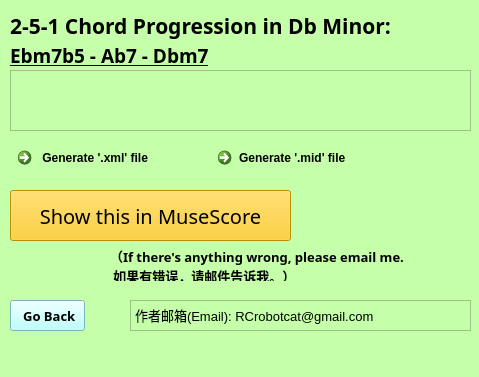
<?xml version="1.0" encoding="UTF-8"?>
<ui version="4.0">
 <class>DbMin</class>
 <widget class="QMainWindow" name="DbMin">
  <property name="geometry">
   <rect>
    <x>0</x>
    <y>0</y>
    <width>479</width>
    <height>377</height>
   </rect>
  </property>
  <property name="windowTitle">
   <string>MainWindow</string>
  </property>
  <property name="styleSheet">
   <string notr="true">background-color: rgb(197, 255, 170)</string>
  </property>
  <widget class="QWidget" name="centralwidget">
   <widget class="QLabel" name="major_keys">
    <property name="geometry">
     <rect>
      <x>10</x>
      <y>10</y>
      <width>381</width>
      <height>31</height>
     </rect>
    </property>
    <property name="font">
     <font>
      <family>Baskerville Old Face</family>
      <pointsize>16</pointsize>
      <italic>false</italic>
      <bold>true</bold>
      <underline>false</underline>
     </font>
    </property>
    <property name="text">
     <string>2-5-1 Chord Progression in Db Minor: </string>
    </property>
   </widget>
   <widget class="QCommandLinkButton" name="generate_mid">
    <property name="geometry">
     <rect>
      <x>210</x>
      <y>140</y>
      <width>181</width>
      <height>41</height>
     </rect>
    </property>
    <property name="styleSheet">
     <string notr="true">QCommandLinkButton
{
    /*背景颜色*/  
    background-color: rgb(211, 207, 255);   
    color:black;
      
}
QCommandLinkButton:pressed
{
    
    /*按下时字向右移动4像素*/  
    padding-left:4px;
    /*按下时字向下移动4像素*/  
    padding-top:4px;
}</string>
    </property>
    <property name="text">
     <string>Generate '.mid' file</string>
    </property>
   </widget>
   <widget class="QLabel" name="major_keys_2">
    <property name="geometry">
     <rect>
      <x>10</x>
      <y>40</y>
      <width>381</width>
      <height>31</height>
     </rect>
    </property>
    <property name="font">
     <font>
      <family>Ink Free</family>
      <pointsize>14</pointsize>
      <italic>false</italic>
      <bold>true</bold>
      <underline>true</underline>
     </font>
    </property>
    <property name="text">
     <string>Ebm7b5 - Ab7 - Dbm7</string>
    </property>
   </widget>
   <widget class="QTextBrowser" name="textBrowser">
    <property name="geometry">
     <rect>
      <x>130</x>
      <y>300</y>
      <width>341</width>
      <height>31</height>
     </rect>
    </property>
    <property name="html">
     <string>&lt;!DOCTYPE HTML PUBLIC &quot;-//W3C//DTD HTML 4.0//EN&quot; &quot;http://www.w3.org/TR/REC-html40/strict.dtd&quot;&gt;
&lt;html&gt;&lt;head&gt;&lt;meta name=&quot;qrichtext&quot; content=&quot;1&quot; /&gt;&lt;meta charset=&quot;utf-8&quot; /&gt;&lt;style type=&quot;text/css&quot;&gt;
p, li { white-space: pre-wrap; }
hr { height: 1px; border-width: 0; }
li.unchecked::marker { content: &quot;\2610&quot;; }
li.checked::marker { content: &quot;\2612&quot;; }
&lt;/style&gt;&lt;/head&gt;&lt;body style=&quot; font-family:'Microsoft YaHei UI'; font-size:9pt; font-weight:400; font-style:normal;&quot;&gt;
&lt;p style=&quot; margin-top:0px; margin-bottom:0px; margin-left:0px; margin-right:0px; -qt-block-indent:0; text-indent:0px;&quot;&gt;&lt;span style=&quot; font-size:10pt;&quot;&gt;作者邮箱(Email): RCrobotcat@gmail.com&lt;/span&gt;&lt;/p&gt;&lt;/body&gt;&lt;/html&gt;</string>
    </property>
   </widget>
   <widget class="QPushButton" name="BackButton">
    <property name="geometry">
     <rect>
      <x>10</x>
      <y>300</y>
      <width>75</width>
      <height>31</height>
     </rect>
    </property>
    <property name="font">
     <font>
      <family>Microsoft JhengHei</family>
      <pointsize>10</pointsize>
      <bold>true</bold>
     </font>
    </property>
    <property name="styleSheet">
     <string notr="true">QPushButton
{
    /*背景颜色*/  
    background-color: rgb(170, 255, 255);   
    color:black;
      
}
QPushButton:pressed
{
    
    /*按下时字向右移动4像素*/  
    padding-left:4px;
    /*按下时字向下移动4像素*/  
    padding-top:4px;
}</string>
    </property>
    <property name="text">
     <string> Go Back</string>
    </property>
   </widget>
   <widget class="QLabel" name="label">
    <property name="geometry">
     <rect>
      <x>110</x>
      <y>250</y>
      <width>361</width>
      <height>31</height>
     </rect>
    </property>
    <property name="font">
     <font>
      <family>新宋体</family>
      <pointsize>10</pointsize>
      <bold>true</bold>
     </font>
    </property>
    <property name="text">
     <string>（If there's anything wrong, please email me.
 如果有错误，请邮件告诉我。）</string>
    </property>
   </widget>
   <widget class="QPushButton" name="showInMuseScore">
    <property name="geometry">
     <rect>
      <x>10</x>
      <y>190</y>
      <width>281</width>
      <height>51</height>
     </rect>
    </property>
    <property name="font">
     <font>
      <family>Eras Bold ITC</family>
      <pointsize>15</pointsize>
     </font>
    </property>
    <property name="styleSheet">
     <string notr="true">QPushButton
{
    /*背景颜色*/  
    background-color: rgb(255, 201, 6);   
    color:black;
      
}
QPushButton:pressed
{
    
    /*按下时字向右移动4像素*/  
    padding-left:4px;
    /*按下时字向下移动4像素*/  
    padding-top:4px;
}</string>
    </property>
    <property name="text">
     <string>Show this in MuseScore</string>
    </property>
   </widget>
   <widget class="QListView" name="listView">
    <property name="geometry">
     <rect>
      <x>10</x>
      <y>70</y>
      <width>461</width>
      <height>61</height>
     </rect>
    </property>
    <property name="styleSheet">
     <string notr="true">border-image: url(:/Dbminor.png);</string>
    </property>
   </widget>
   <widget class="QCommandLinkButton" name="generate_xml">
    <property name="geometry">
     <rect>
      <x>10</x>
      <y>140</y>
      <width>181</width>
      <height>41</height>
     </rect>
    </property>
    <property name="styleSheet">
     <string notr="true">QCommandLinkButton
{
    /*背景颜色*/  
    background-color: rgb(211, 207, 255);   
    color:black;
      
}
QCommandLinkButton:pressed
{
    
    /*按下时字向右移动4像素*/  
    padding-left:4px;
    /*按下时字向下移动4像素*/  
    padding-top:4px;
}</string>
    </property>
    <property name="text">
     <string> Generate '.xml' file</string>
    </property>
   </widget>
  </widget>
  <widget class="QMenuBar" name="menubar">
   <property name="geometry">
    <rect>
     <x>0</x>
     <y>0</y>
     <width>479</width>
     <height>22</height>
    </rect>
   </property>
  </widget>
  <widget class="QStatusBar" name="statusbar"/>
 </widget>
 <resources>
  <include location="251pic/Dbmin.qrc"/>
 </resources>
 <connections/>
</ui>
